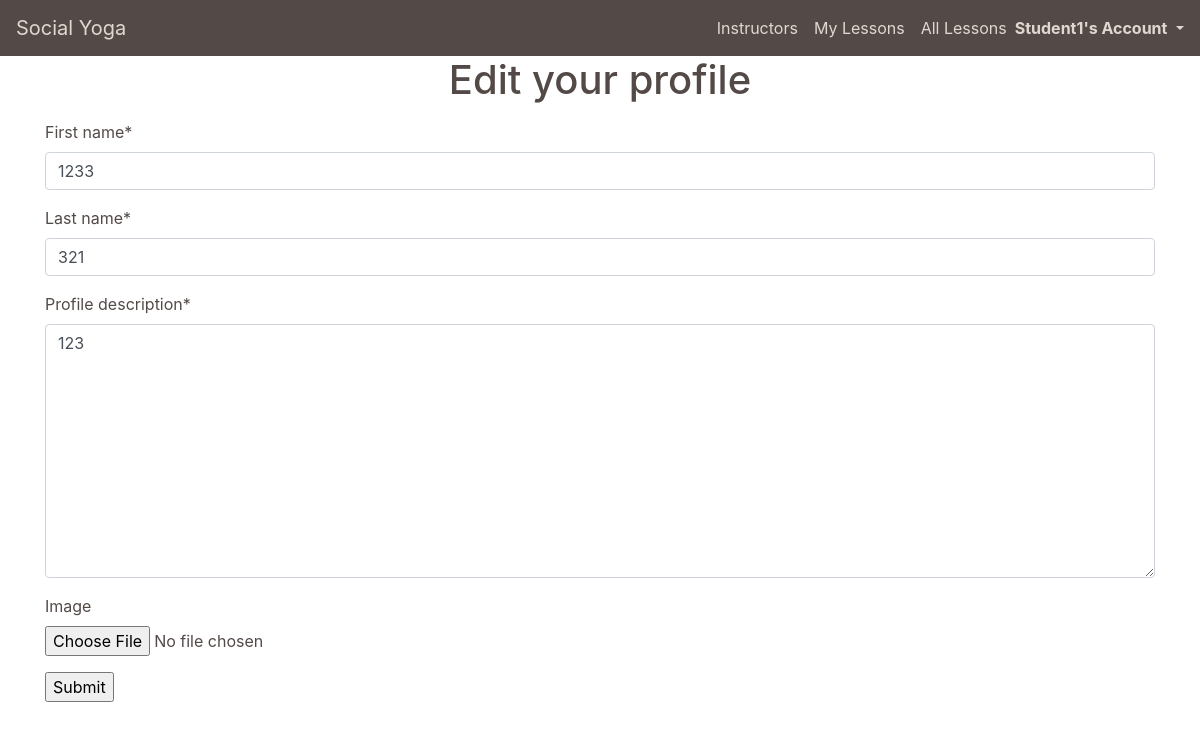
Page /profiles/edit_profile/ (signed in) on the earlier database version.
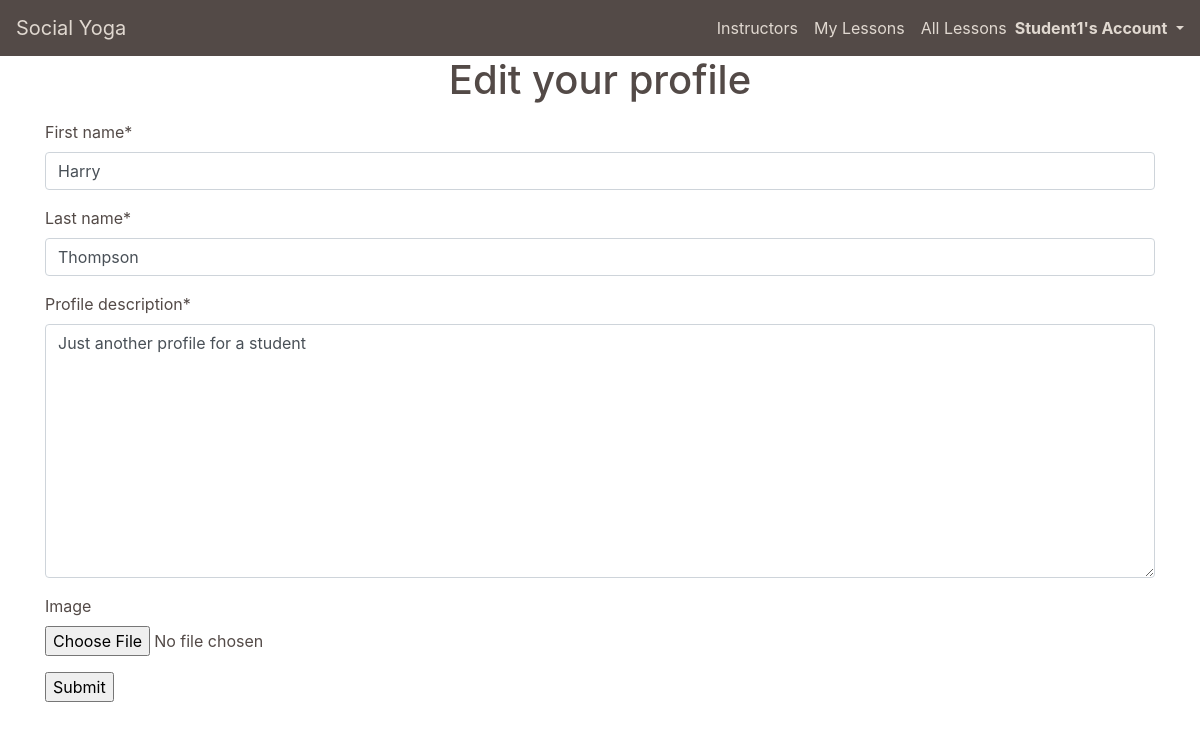
Same page on the later database version.
### profiles/models.py (models this page shows, shortened)
class UserProfile(models.Model):
    user = models.OneToOneField(User, on_delete=models.CASCADE)
    first_name = models.CharField(max_length=50, null=False, blank=False)
    last_name = models.CharField(max_length=50, null=False, blank=False)
    is_instructor = models.BooleanField(default=False)
    requested_instructor_status = models.BooleanField(default=False)
    card_description = models.TextField(max_length=256, null=True, blank=True, default='')
    profile_description = models.TextField(max_length=650, default='')
    image = ResizedImageField(size=[600, 600], quality=75, crop=['middle', 'center'], force_format='JPEG', null=True, blank=True, upload_to='profile_images/')
    rating = models.DecimalField(max_digits=5, decimal_places=0, null=True, blank=True)

### profiles/views.py (the view)
# urls.py: path('edit_profile/', views.edit_profile, name='edit_profile'),
def edit_profile(request):
    profile = get_object_or_404(UserProfile, user=request.user)
    if request.method == 'POST':
        form = ProfileForm(request.POST, request.FILES, instance=profile)
        if form.is_valid():
            form.save()
        return redirect('profile')
    else:
        form = ProfileForm(instance=profile)
        context = {
            'profile': profile,
            'form': form,
        }
        return render(request, 'profiles/edit_profile.html', context)

### profiles/forms.py
class ProfileForm(forms.ModelForm):
    class Meta:
        model = UserProfile
        fields = '__all__'
        widgets = {
            'user': forms.HiddenInput,
            'is_instructor': forms.HiddenInput,
            'rating': forms.HiddenInput,
            'requested_instructor_status': forms.HiddenInput,
        }
        labels = {
            'card_description': 'Instructor card description'
        }
    def __init__(self, *args, **kwargs):
        super(ProfileForm, self).__init__(*args, **kwargs)
        card_desctiption_placeholder = 'A brief description of yourself and ethos (256 characters)'
        self.fields['user'].disabled = True
        self.fields['is_instructor'].disabled = True
        self.fields['rating'].disabled = True
        self.fields['card_description'].widget = forms.Textarea(attrs={'rows': 3, 'cols': 25, 'maxlength': 254, 'placeholder': card_desctiption_placeholder})

### profiles/templates/profiles/edit_profile.html (shortened to what this page needs)
{% extends "base.html" %}
{% load static %}
{% block page_header %}
    <div class="container header-container">
        <div class="row">
            <div class="col">
                <h1 class="text-center mb-3">Edit your profile</h1>
            </div>
        </div>
    </div>
{% endblock %}
{% block content %}
    <div class="container page-contents">
        <div class="row">
            <div class="col-12">
                <form method="POST" action="{% url 'edit_profile' %}" class="form" enctype="multipart/form-data">
                    {% for field in form %}
                        {% if field.name != 'card_description' %}
                            {{ field | as_crispy_field }}
                        {% else %}
                            {% if profile.is_instructor %}
                                {{ field | as_crispy_field }}
                            {% endif %}
                        {% endif %}
                    {% endfor %}
                    <input type="submit" value="Submit">
                </form>
            </div>
        </div>
    </div>
{% endblock %}

Differences in the rows shown:
changed UserProfile: first_name "1233" → "Harry"; last_name "321" → "Thompson"; profile_description "123" → "Just another profile for a student"
